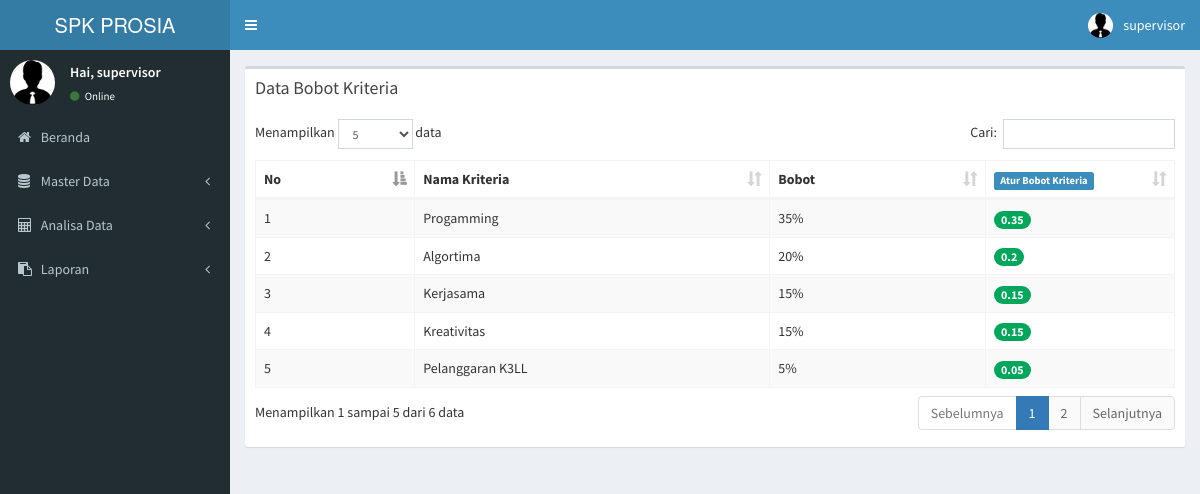
/spk/index.php?menu=bbt (signed in), run on the app's committed database.
### tables this page shows
CREATE TABLE `t_bobot` (
  `id_bobot` int(11) NOT NULL,
  `id_kriteria` int(11) NOT NULL,
  `bobot` double NOT NULL
);

CREATE TABLE `t_kriteria` (
  `id_kriteria` int(11) NOT NULL,
  `nama` varchar(50) NOT NULL,
  `atribut` char(1) NOT NULL,
  `status` char(1) NOT NULL DEFAULT 'Y'
);

### spk/module/bobot.php (the view, shortened to what this page needs)
<section class="content">
    <div class="row">
        <div class="col-xs-12">
        </div>
    </div>
    <div class="row">
        <div class="col-xs-12">
            <div class="box">
                <div class="box-header">
                    <h3 class="box-title">Data Bobot Kriteria</h3>
                </div>
                <div class="box-body">
                    <table id="example1" class="table table-bordered table-striped">
                        <thead>
                            <tr>
                                <th>No</th>
                                <th>Nama Kriteria</th>
                                <th>Bobot</th>
                                <th style="width: 150px;">
                                    <?php if ($_SESSION['level'] == "Supervisor") { ?>
                                    <a href="#modal-default-1" data-toggle="modal" class="add-bbt" id="0" onclick="calculates();">
                                        <span class="label label-primary">Atur Bobot Kriteria</span>
                                    </a>
                                    <?php } ?>
                                </th>
                            </tr>
                        </thead>
                        <tbody>
                            <?php
                            $no = 1;
                            $sql = mysql_query("SELECT k.nama,t.bobot FROM t_kriteria k left join t_bobot t on k.id_kriteria=t.id_kriteria where k.status='Y'");
                            while ($row = mysql_fetch_array($sql)) {
                                ?>
                                <tr>
                                    <td><?php echo $no++; ?></td>
                                    <td><?php echo $row['nama']; ?></td>
                                    <td><?php echo $row['bobot'] == null ? 0 : $row['bobot']; ?>%</td>
                                    <td>
                                        <span class="badge bg-green"><?php echo $row['bobot']/100; ?></span>
                                    </td>
                                </tr>
                            <?php } ?>
                        </tbody>
                    </table>
                </div>
            </div>
        </div>
    </div>
</section>

### spk/index.php (shortened to what this page needs)
<?php
if ($_SESSION['login'] == true) {
    ?>
    <!DOCTYPE html>
    <html>
        <head>
            <?php include '../template/wrapper/head.php'; ?>
        </head>
        <body class="hold-transition skin-blue sidebar-mini">
            <div class="wrapper">
                <?php
                include '../template/wrapper/header.php';
                include '../template/wrapper/sidebar.php';
                include '../template/wrapper/content.php';
                ?>
            </div>
        </body>
    </html>
    <?php
} else {
    header("location:../index.php");
}
?>

### template/wrapper/head.php (shortened to what this page needs)
<link rel="stylesheet" href="../template/bower_components/bootstrap/dist/css/bootstrap.min.css">
<link rel="stylesheet" href="../template/bower_components/font-awesome/css/font-awesome.min.css">
<link rel="stylesheet" href="../template/bower_components/Ionicons/css/ionicons.min.css">
<link rel="stylesheet" href="../template/bower_components/jvectormap/jquery-jvectormap.css">
<link rel="stylesheet" href="../template/dist/css/AdminLTE.min.css">
<link rel="stylesheet" href="../template/dist/css/skins/_all-skins.min.css">
<link rel="stylesheet" href="../template/bower_components/datatables.net-bs/css/dataTables.bootstrap.min.css">
<link rel="stylesheet" href="../template/bower_components/bootstrap-datepicker/dist/css/bootstrap-datepicker.min.css">

### template/wrapper/header.php (shortened to what this page needs)
<header class="main-header">
    <a href="#" class="logo">
        <span class="logo-lg">SPK PROSIA</span>
    </a>
    <nav class="navbar navbar-static-top">
        <a href="#" class="sidebar-toggle" data-toggle="push-menu" role="button">
        </a>
        <div class="navbar-custom-menu">
            <ul class="nav navbar-nav">
                <li class="dropdown user user-menu">
                    <a href="#" class="dropdown-toggle" data-toggle="dropdown">
                        <img src="../template/dist/img/administrator.jpg" class="user-image" alt="User Image">
                        <span class="hidden-xs"><?php echo $_SESSION['username'];?></span>
                    </a>
                </li>
            </ul>
        </div>
    </nav>
</header>

### template/wrapper/sidebar.php (shortened to what this page needs)
<aside class="main-sidebar">
    <section class="sidebar">
        <div class="user-panel">
            <div class="pull-left image">
                <img src="../template/dist/img/administrator.jpg" class="img-circle" alt="User Image">
            </div>
            <div class="pull-left info">
                <p>Hai, <?php echo $_SESSION['username'];?></p>
                <a href="#"><i class="fa fa-circle text-success"></i> Online</a>
            </div>
        </div>
        <ul class="sidebar-menu" data-widget="tree">
            <li><a href="?menu=home"><i class="fa fa-home"></i> <span>Beranda</span></a></li>
            <li class="treeview">
                <a href="#">
                    <i class="fa fa-database"></i> <span>Master Data</span>
                    <span class="pull-right-container">
                        <i class="fa fa-angle-left pull-right"></i>
                    </span>
                </a>
            </li>
            <li class="treeview">
                <a href="#">
                    <i class="fa fa-calculator"></i> <span>Analisa Data</span>
                    <span class="pull-right-container">
                        <i class="fa fa-angle-left pull-right"></i>
                    </span>
                </a>
            </li>
            <?php if ($_SESSION['level'] == "Supervisor" or $_SESSION['level'] == "Manager") { ?>
            <li class="treeview">
                <a href="#">
                    <i class="fa fa-clipboard"></i> <span>Laporan</span>
                    <span class="pull-right-container">
                        <i class="fa fa-angle-left pull-right"></i>
                    </span>
                </a>
            </li>
            <?php } ?>
        </ul>
    </section>
</aside>

### template/wrapper/content.php (shortened to what this page needs)
<?php
$path_content = '../spk/module/';
if (isset($_GET['menu'])) {
    $menu = $_GET['menu'];
    switch ($menu) {
        case "bbt" :$content = $path_content . 'bobot.php';
            break;
    }
} else {
    $content = $path_content . 'beranda.php';
}
?>
<div class="content-wrapper">
    <?php include $content; ?>
</div>

### data on the page
t_bobot: id_kriteria.nama "Progamming", bobot "35", $row['bobot']/100 "0.35"
t_bobot: id_kriteria.nama "Algortima", bobot "20", $row['bobot']/100 "0.2"
t_bobot: id_kriteria.nama "Kerjasama", bobot "15", $row['bobot']/100 "0.15"
t_bobot: id_kriteria.nama "Kreativitas", bobot "15", $row['bobot']/100 "0.15"
t_bobot: id_kriteria.nama "Pelanggaran K3LL", bobot "5", $row['bobot']/100 "0.05"

### other printed values
$_SESSION['username'] "supervisor"
